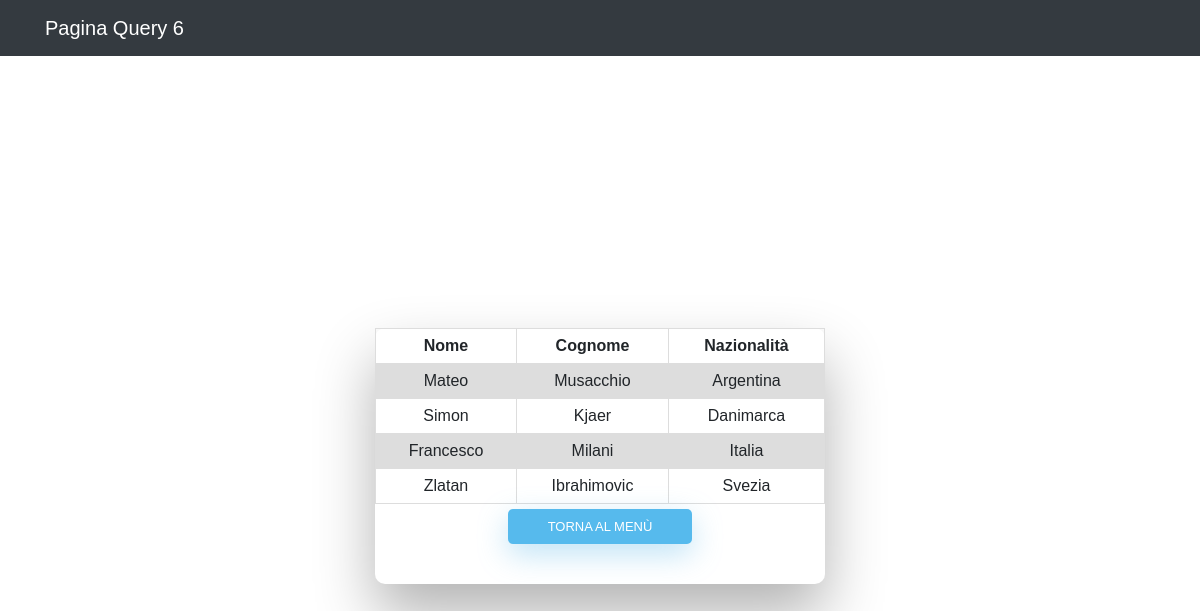
Page /Query/Query6.php on the committed database.
### tables this page shows
CREATE TABLE Passeggero(
	Documento int(11) NOT NULL AUTO_INCREMENT,
	Nome varchar(14) NOT NULL,
	Cognome varchar(14) NOT NULL,
	Nazionalita varchar(14) NOT NULL,
	PRIMARY KEY (Documento)
);

### Query/Query6.php (the view, shortened to what this page needs)
<html>
	<head>
	</head>
	<body>
		<link href="//maxcdn.bootstrapcdn.com/bootstrap/4.0.0/css/bootstrap.min.css" rel="stylesheet" id="bootstrap-css">
		<link rel="stylesheet" type="text/css" href="style.css">
		<nav class="navbar navbar-expand-lg navbar-dark bg-dark static-top">
			<div class="container">
                <a class="navbar-brand" href="index.php">Pagina Query 6</a>
			</div>
		</nav>
		<div class="wrapper fadeInDown">
			<div id="formContent2">
                <?php
                    $connect = mysqli_connect("localhost", "root", "", "esame2013");
					$query = "SELECT Passeggero.*
                              FROM Passeggero
                              INNER JOIN Merce
                              ON Merce.Codice_Passeggero=Passeggero.Documento
                              INNER JOIN Controllo
                              ON Controllo.Codice_Merce=Merce.Codice
                              WHERE Controllo.Esito='Fermo Passeggero'
                              ORDER BY Passeggero.Nazionalita, Passeggero.Cognome, Passeggero.Nome;
                              ";
					$result = mysqli_query($connect, $query);
					echo "<table>";
					echo "<tr>
                              <th>Nome          </th>
                              <th>Cognome          </th>
                              <th>Nazionalità          </th>
						  </tr>";
					while($search = mysqli_fetch_array($result))
					{
						print "<tr>" . "<td>$search[Nome]</td>" . "<td>$search[Cognome]</td>" . "<td>$search[Nazionalita]</td></tr>";
					}
					echo "</table>";
                ?>
                <center>
                    <button type="button" onclick="window.location.href='../index.php'">Torna al Menù</button>
                </center>
			</div>
		</div>
	</body>
</html>

### Query/style.css (style rules this page uses)
html { background-color: #56baed; }
body { font-family: "Poppins", sans-serif; height: 100vh; }
a { color: #92badd; display:inline-block; text-decoration: none; font-weight: 400; }
.wrapper { display: flex; align-items: center; flex-direction: column; justify-content: center; width: 100%; min-height: 100%; padding: 20px; }
#formContent2 { -webkit-border-radius: 10px 10px 10px 10px; border-radius: 10px 10px 10px 10px; background: #fff; padding: 30px; width: 90%; max-width: 450px; position: relative; padding: 0px; -webkit-box-shadow: 0 30px 60px 0 rgba(0,0,0,0.3); box-shadow: 0 30px 60px 0 rgba(0,0,0,0.3); text-align: center; }
button[type=button] { background-color: #56baed; border: none; color: white; padding: 7.5px 40px; text-align: center; text-decoration: none; display: inline-block; text-transform: uppercase; font-size: 13px; -webkit-box-shadow: 0 10px 30px 0 rgba(95,186,233,0.4); box-shadow: 0 10px 30px 0 rgba(95,186,233,0.4); -webkit-border-radius: 5px 5px 5px 5px; border-radius: 5px 5px 5px 5px; margin: 5px 20px 40px 20px; -webkit-transition: all 0.3s ease-in-out; -moz-transition: all 0.3s ease-in-out; -ms-transition: all 0.3s ease-in-out; -o-transition: all 0.3s ease-in-out; transition: all 0.3s ease-in-out; }
.fadeInDown { -webkit-animation-name: fadeInDown; animation-name: fadeInDown; -webkit-animation-duration: 1s; animation-duration: 1s; -webkit-animation-fill-mode: both; animation-fill-mode: both; }
table { text-align: center; font-family: arial, sans-serif; border-collapse: collapse; width: 100%; }
td, th, tr { text-align: center; border: 1px solid #dddddd; padding: 8px; }
tr:nth-child(even) { text-align: center; background-color: #dddddd; }

### rows in the picture
passeggero: Nome "Mateo", Cognome "Musacchio", Nazionalita "Argentina"
passeggero: Nome "Simon", Cognome "Kjaer", Nazionalita "Danimarca"
passeggero: Nome "Francesco", Cognome "Milani", Nazionalita "Italia"
passeggero: Nome "Zlatan", Cognome "Ibrahimovic", Nazionalita "Svezia"
